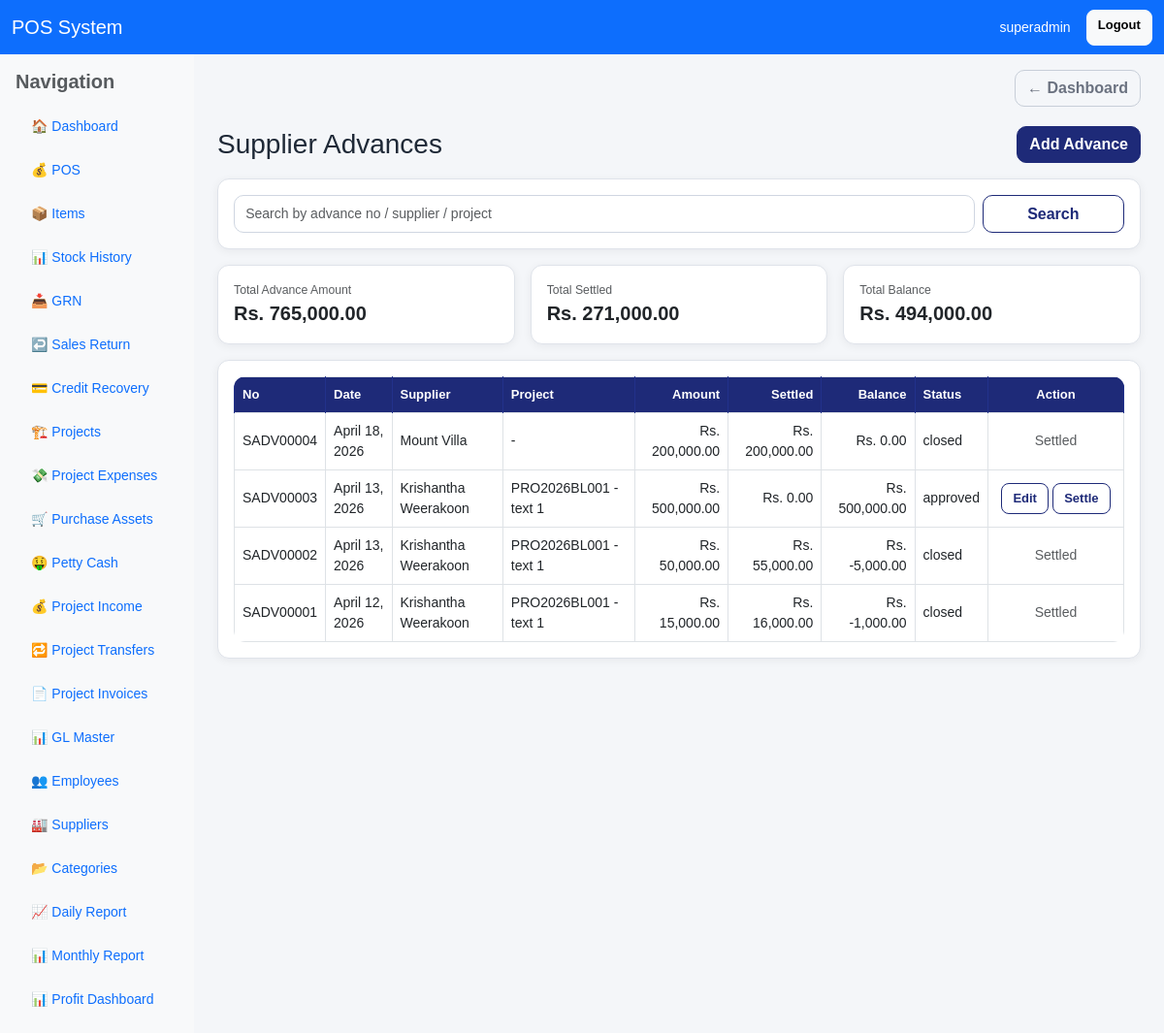
The app's page /supplier-advances/ (signed in), older data.
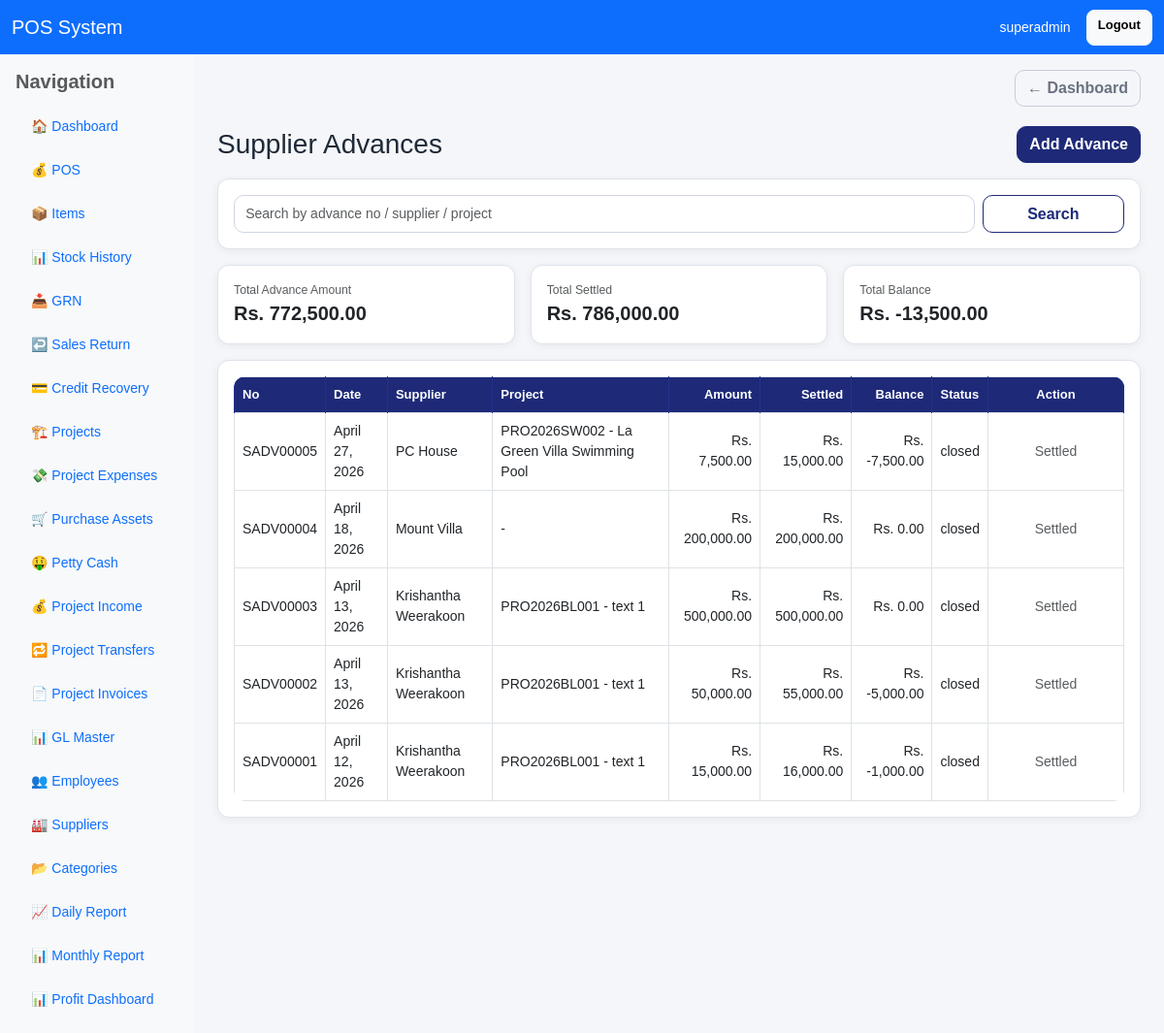
The same page, newer data.
### pos/models.py (models this page shows, shortened)
class SupplierAdvance(models.Model):
    PAYMENT_METHODS = [
        ("cash", "Cash"),
        ("card", "Card"),
        ("bank", "Bank Transfer"),
        ("cheque", "Cheque"),
    ]
    STATUS_CHOICES = [
        ("approved", "Approved"),
        ("closed", "Closed"),
    ]
    advance_no = models.CharField(max_length=30, unique=True, blank=True, null=True)
    supplier = models.ForeignKey("Supplier", on_delete=models.PROTECT, related_name="advances")
    project = models.ForeignKey("Project", on_delete=models.SET_NULL, null=True, blank=True, related_name="supplier_advances")
    po = models.ForeignKey(
    "PurchaseOrder",
    on_delete=models.SET_NULL,
    null=True,
    blank=True,
    related_name="advances"
)
    advance_date = models.DateField(default=timezone.now)
    amount = models.DecimalField(max_digits=12, decimal_places=2, default=0)
    payment_method = models.CharField(max_length=20, choices=PAYMENT_METHODS, default="cash")
    paid_from_gl = models.ForeignKey(
        "GLMaster",
        on_delete=models.SET_NULL,
        null=True,
        blank=True,
        related_name="supplier_advance_paid_from"
    )
    advance_gl = models.ForeignKey(
        "GLMaster",
        on_delete=models.SET_NULL,
        null=True,
        blank=True,
        related_name="supplier_advance_gl"
    )
    note = models.TextField(blank=True, null=True)
    status = models.CharField(max_length=20, choices=STATUS_CHOICES, default="approved")
    is_active = models.BooleanField(default=True)
    created_by = models.ForeignKey(
        User,
        on_delete=models.SET_NULL,
        null=True,
        blank=True,
        related_name="created_supplier_advances"
    )
    created_at = models.DateTimeField(auto_now_add=True)
    class Meta:
        ordering = ["-advance_date", "-id"]
    @property
    def settled_amount(self):
        return self.settlements.filter(approval_status="approved").aggregate(
            total=Sum("actual_amount")
        )["total"] or Decimal("0")
    @property
    def balance_amount(self):
        return Decimal(str(self.amount or 0)) - Decimal(str(self.settled_amount or 0))

class Supplier(models.Model):
    name = models.CharField(max_length=150, unique=True)
    address = models.TextField(blank=True, null=True)
    phone_1 = models.CharField(max_length=30, blank=True, null=True)
    phone_2 = models.CharField(max_length=30, blank=True, null=True)
    phone_3 = models.CharField(max_length=30, blank=True, null=True)
    email = models.EmailField(blank=True, null=True)
    contact_person = models.CharField(max_length=150, blank=True, null=True)
    bank_name = models.CharField(max_length=150, blank=True, null=True)
    bank_branch = models.CharField(max_length=150, blank=True, null=True)
    account_name = models.CharField(max_length=150, blank=True, null=True)
    account_number = models.CharField(max_length=80, blank=True, null=True)
    is_active = models.BooleanField(default=True)
    created_at = models.DateTimeField(auto_now_add=True)
    class Meta:
        ordering = ["name"]

class Project(models.Model):
    PROJECT_TYPE_CHOICES = [
        ("SW", "Swimming Pool"),
        ("BL", "Building"),
        ("EL", "Electrical"),
        ("OT", "Other"),
    ]
    STATUS_CHOICES = [
        ("ongoing", "Ongoing"),
        ("completed", "Completed"),
        ("cancelled", "Cancelled"),
    ]
    project_id = models.CharField(max_length=30, unique=True)
    project_name = models.CharField(max_length=255)
    project_type = models.CharField(max_length=10, choices=PROJECT_TYPE_CHOICES)
    client_name = models.CharField(max_length=255, blank=True, null=True)
    location = models.CharField(max_length=255, blank=True, null=True)
    estimated_value = models.DecimalField(max_digits=14, decimal_places=2, default=0)
    status = models.CharField(max_length=20, choices=STATUS_CHOICES, default="ongoing")
    is_active = models.BooleanField(default=True)
    created_by = models.ForeignKey(User, on_delete=models.SET_NULL, null=True, blank=True, related_name="created_projects")
    updated_by = models.ForeignKey(User, on_delete=models.SET_NULL, null=True, blank=True, related_name="updated_projects")
    created_at = models.DateTimeField(auto_now_add=True)
    class Meta:
        ordering = ["-id"]

### pos/views.py (the view, shortened to what this page needs)
# urls.py: path("supplier-advances/", views.supplier_advance_list, name="supplier_advance_list"),
@user_passes_test(can_use_project)
def supplier_advance_list(request):
    query = request.GET.get("q", "").strip()
    advances = SupplierAdvance.objects.filter(is_active=True).select_related(
        "supplier", "project", "paid_from_gl", "advance_gl", "created_by"
    ).order_by("-advance_date", "-id")
    total_amount = Decimal("0")
    total_settled = Decimal("0")
    total_balance = Decimal("0")
    for advance in advances:
        total_amount += Decimal(str(advance.amount or 0))
        total_settled += Decimal(str(advance.settled_amount or 0))
        total_balance += Decimal(str(advance.balance_amount or 0))
    return render(request, "pos/supplier_advance_list.html", {
        "advances": advances,
        "query": query,
        "is_owner": is_owner(request.user),
        "total_amount": total_amount,
        "total_settled": total_settled,
        "total_balance": total_balance,
    })

### pos/templatetags/currency_filters.py (called while the page is built)
@register.filter
def money(value):
    try:
        if value in (None, ""):
            value = Decimal("0")
        value = Decimal(str(value))
        symbol = getattr(settings, 'CURRENCY_SYMBOL', '$')
        return f"{symbol} {value:,.2f}"
    except (InvalidOperation, ValueError, TypeError):
        symbol = getattr(settings, 'CURRENCY_SYMBOL', '$')
        return f"{symbol} 0.00"

### pos/views.py (called while the page is built)
def is_owner(user):
    return user.is_superuser or user.groups.filter(name__iexact="Owner").exists()

def can_use_project(user):
    return is_owner(user) or is_manager(user) or is_clerk(user) or is_cashier(user)

### pos/templates/pos/supplier_advance_list.html (shortened to what this page needs)
{% extends "base.html" %}
{% load currency_filters %}
{% block content %}
<div class="d-flex justify-content-between align-items-center mb-3">
    <h3 class="page-title mb-0">Supplier Advances</h3>
    <a href="{% url 'add_supplier_advance' %}" class="btn btn-primary">Add Advance</a>
</div>
<div class="card card-soft mb-3">
    <div class="card-body">
        <form method="get" class="row g-2">
            <div class="col-md-10">
                <input type="text" name="q" value="{{ query }}" class="form-control"
                       placeholder="Search by advance no / supplier / project">
            </div>
            <div class="col-md-2 d-grid">
                <button type="submit" class="btn btn-outline-primary">Search</button>
            </div>
        </form>
    </div>
</div>
<div class="row g-3 mb-3">
    <div class="col-md-4">
        <div class="card card-soft">
            <div class="card-body">
                <div class="text-muted small">Total Advance Amount</div>
                <div class="fs-5 text-money">{{ total_amount|money }}</div>
            </div>
        </div>
    </div>
    <div class="col-md-4">
        <div class="card card-soft">
            <div class="card-body">
                <div class="text-muted small">Total Settled</div>
                <div class="fs-5 text-money">{{ total_settled|money }}</div>
            </div>
        </div>
    </div>
    <div class="col-md-4">
        <div class="card card-soft">
            <div class="card-body">
                <div class="text-muted small">Total Balance</div>
                <div class="fs-5 text-money">{{ total_balance|money }}</div>
            </div>
        </div>
    </div>
</div>
<div class="card card-soft">
    <div class="card-body">
        <div class="table-responsive">
            <table class="table table-bordered table-hover align-middle">
                <thead>
                    <tr>
                        <th>No</th>
                        <th>Date</th>
                        <th>Supplier</th>
                        <th>Project</th>
                        <th class="text-end">Amount</th>
                        <th class="text-end">Settled</th>
                        <th class="text-end">Balance</th>
                        <th>Status</th>
                        <th class="text-center" style="width:140px;">Action</th>
                    </tr>
                </thead>
                <tbody>
                    {% for a in advances %}
                    <tr>
                        <td>{{ a.advance_no }}</td>
                        <td>{{ a.advance_date }}</td>
                        <td>{{ a.supplier.name }}</td>
                        <td>
                            {% if a.project %}
                                {{ a.project.project_id }} - {{ a.project.project_name }}
                            {% else %}
                                -
                            {% endif %}
                        </td>
                        <td class="text-end">{{ a.amount|money }}</td>
                        <td class="text-end">{{ a.settled_amount|money }}</td>
                        <td class="text-end">{{ a.balance_amount|money }}</td>
                        <td>{{ a.status }}</td>
                        <td class="text-center">
                            {% if a.balance_amount > 0 %}
				<a href="{% url 'edit_supplier_advance' a.id %}" class="btn btn-sm btn-outline-primary">   Edit </a>
                                <a href="{% url 'add_supplier_settlement_from_advance' a.id %}" class="btn btn-sm btn-outline-primary">
                                    Settle
                                </a>
                            {% else %}
                                <span class="text-muted">Settled</span>
                            {% endif %}
                        </td>
                    </tr>
                    {% empty %}
                    <tr>
                        <td colspan="9" class="text-center text-muted py-4">No supplier advances found.</td>
                    </tr>
                    {% endfor %}
                </tbody>
            </table>
        </div>
    </div>
</div>
{% endblock %}

### pos/templates/base.html (shortened to what this page needs)
{% load static %}
{% load currency_filters %}
<!DOCTYPE html>
<html lang="en">
<head>
    <link href="https://cdn.jsdelivr.net/npm/bootstrap@5.3.0/dist/css/bootstrap.min.css" rel="stylesheet">
    <link href="{% static 'css/app.css' %}" rel="stylesheet">
</head>
<body class="app-body">
    {% include 'includes/navbar.html' %}
    <div class="container-fluid">
        <div class="row">
            <div class="col-md-2 bg-light min-vh-100 p-0">
                {% include 'includes/sidebar.html' %}
            </div>
            <div class="col-md-10">
                {% block page_header %}
                <div class="container-fluid pt-3 pb-1">
                    <div class="d-flex justify-content-between align-items-center">
                        <a href="{% url 'dashboard' %}" class="btn btn-outline-secondary">
                            ← Dashboard
                        </a>
                    </div>
                </div>
                {% endblock %}
                <main class="container-fluid py-3">
                    {% block content %}{% endblock %}
                </main>
            </div>
        </div>
    </div>
</body>
</html>

### pos/templates/includes/navbar.html
<nav class="navbar navbar-expand-lg navbar-dark bg-primary">
    <div class="container-fluid">
        <a class="navbar-brand" href="{% url 'dashboard' %}">POS System</a>
        <div class="d-flex ms-auto">
            {% if request.user.is_authenticated %}
                <span class="navbar-text text-white me-3">
                    {{ request.user.username }}
                </span>
                <a href="{% url 'logout' %}" class="btn btn-light btn-sm">Logout</a>
            {% endif %}
        </div>
    </div>
</nav>

### pos/templates/includes/sidebar.html
<div class="p-3">
    <h5 class="text-muted mb-3">Navigation</h5>
    <ul class="nav flex-column gap-2">
        <li><a class="nav-link" href="{% url 'dashboard' %}">🏠 Dashboard</a></li>
        <li><a class="nav-link" href="{% url 'pos' %}">💰 POS</a></li>
        <li><a class="nav-link" href="{% url 'item_list' %}">📦 Items</a></li>
        <li><a class="nav-link" href="{% url 'stock_history' %}">📊 Stock History</a></li>
        <li><a class="nav-link" href="{% url 'grn_list' %}">📥 GRN</a></li>
        <li><a class="nav-link" href="{% url 'sales_return' %}">↩️ Sales Return</a></li>
        <li><a class="nav-link" href="{% url 'credit_sales_list' %}">💳 Credit Recovery</a></li>
        <li><a class="nav-link" href="{% url 'project_list' %}">🏗️ Projects</a></li>
        <li><a class="nav-link" href="{% url 'project_expense_list' %}">💸 Project Expenses</a></li>
        <li><a class="nav-link" href="{% url 'purchase_order_list' %}">🛒 Purchase Assets</a></li>
        <li><a class="nav-link" href="{% url 'petty_cash_list' %}">🤑 Petty Cash</a></li>
        <li><a class="nav-link" href="{% url 'project_income_list' %}">💰 Project Income</a></li>
        <li><a class="nav-link" href="{% url 'project_transfer_list' %}">🔁 Project Transfers</a></li>
        <li><a class="nav-link" href="{% url 'project_invoice_list' %}">📄 Project Invoices</a></li>
        <li><a class="nav-link" href="{% url 'gl_list' %}">📊 GL Master</a></li>
        <li><a class="nav-link" href="{% url 'employee_list' %}">👥 Employees</a></li>
        <li><a class="nav-link" href="{% url 'supplier_list' %}">🏭 Suppliers</a></li>
        <li><a class="nav-link" href="{% url 'category_list' %}">📂 Categories</a></li>
        <li><a class="nav-link" href="{% url 'daily_report' %}">📈 Daily Report</a></li>
        <li><a class="nav-link" href="{% url 'monthly_report' %}">📊 Monthly Report</a></li>
        <li><a class="nav-link" href="{% url 'retail_vs_project_profit_dashboard' %}">📊 Profit Dashboard</a></li>
    </ul>
</div>

### static/css/app.css (style rules this page uses)
:root { --app-bg: #f4f6f9; --card-bg: #ffffff; --border-color: #dfe3ea; --text-main: #1f2937; --text-muted: #6b7280; --brand: #1e2a78; --brand-dark: #182260; --brand-soft: #eef2ff; --success-soft: #eaf7ee; --danger-soft: #fdecec; --warning-soft: #fff7e6; --shadow-soft: 0 2px 10px rgba(15, 23, 42, 0.06); --shadow-medium: 0 6px 18px rgba(15, 23, 42, 0.08); --radius: 12px; --pi-dark: #16384b; --pi-dark-2: #20495e; --pi-teal: #1fb6be; --pi-teal-2: #28c7cd; --pi-soft: #eef8f8; --pi-border: #cfe5e7; }
html, body { margin: 0; padding: 0; }
body.app-body { background: var(--app-bg); color: var(--text-main); font-size: 14px; font-family: Arial, sans-serif; }
.container, .container-fluid { width: 100%; }
.text-money { font-weight: 700; white-space: nowrap; }
.app-card, .card { border: 1px solid var(--border-color); border-radius: var(--radius); box-shadow: var(--shadow-soft); background: var(--card-bg); }
.app-page-title, h4, h5 { color: var(--text-main); font-weight: 700; margin: 0; }
.form-control, .form-select { border-radius: 10px; border: 1px solid #cfd6e1; font-size: 14px; padding: 0.5rem 0.7rem; min-height: 38px; background: #fff; }
.btn { border-radius: 10px; font-weight: 600; transition: all 0.18s ease; }
.btn-sm { border-radius: 8px; font-size: 13px; padding: 0.35rem 0.7rem; }
.btn-primary { background: var(--brand); border-color: var(--brand); color: #fff; }
.btn-outline-primary { color: var(--brand); border-color: var(--brand); }
.btn-outline-secondary { color: #6b7280; border-color: #c7ced8; }
.table { margin-bottom: 0; }
.table-responsive { border-radius: 12px; }
.table thead th, .table-dark th { background: var(--brand) !important; color: #fff !important; border-color: #22318b !important; font-size: 13px; font-weight: 700; vertical-align: middle; }
.table td, .table th { vertical-align: middle; }

Row changes from the older to the newer data that the page shows:
added SupplierAdvance: advance_no "SADV00005", advance_date "April 27, 2026", supplier.name "PC House", project.project_id "PRO2026SW002", project.project_name "La Green Villa Swimming Pool", amount "Rs. 7,500.00", settled_amount "Rs. 15,000.00", balance_amount "Rs. -7,500.00", status "closed", shows "Settled"
changed SupplierAdvance "SADV00003": settled_amount "Rs. 0.00" → "Rs. 500,000.00"; balance_amount "Rs. 500,000.00" → "Rs. 0.00"; status "approved" → "closed"; text "Edit Settle" → "Settled"
Text that changed along with them:
{{ total_amount|money }}: "Rs. 765,000.00" → "Rs. 772,500.00"
{{ total_settled|money }}: "Rs. 271,000.00" → "Rs. 786,000.00"
{{ total_balance|money }}: "Rs. 494,000.00" → "Rs. -13,500.00"
